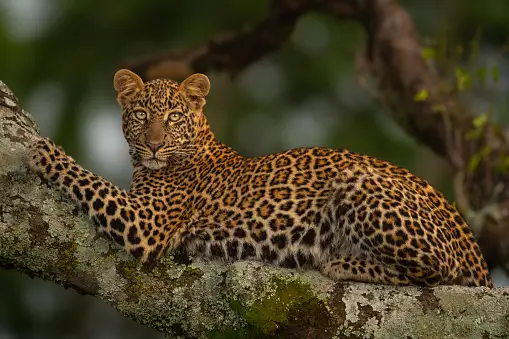
#> input picture img.webp, 509 x 339 px
$ python 1.py
#> lines starting #> are read from the running program, lines starting #| are printed output that depends on the picture
import cv2

# Read the image
image = cv2.imread('img.webp')
#> image is the input picture: shape (339, 509, 3); mean B, G, R 37.7, 63.5, 73.8

# Check if the image was successfully loaded
if image is None:
    print("Error: Unable to read the image.")
else:
    # Get the dimensions of the image
    height, width, _ = image.shape
#> height = 339; width = 509

    # Split the image into quadrants
    top_left = image[0:height//2, 0:width//2]
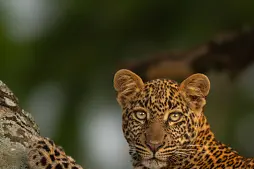
#> top_left: shape (169, 254, 3); mean B, G, R 37.5, 64.4, 70.9
    top_right = image[0:height//2, width//2:width]
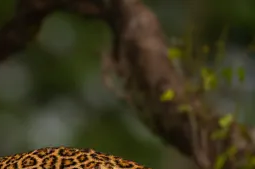
#> top_right: shape (169, 255, 3); mean B, G, R 29.2, 53.6, 57.8
    bottom_left = image[height//2:height, 0:width//2]
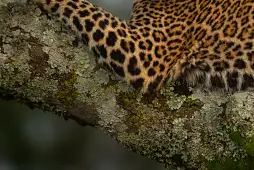
#> bottom_left: shape (170, 254, 3); mean B, G, R 39.3, 63.7, 75.3
    bottom_right = image[height//2:height, width//2:width]
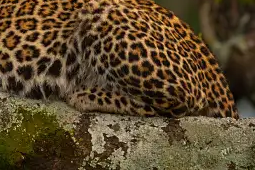
#> bottom_right: shape (170, 255, 3); mean B, G, R 44.7, 72.2, 91

    # Display each quadrant separately
    cv2.imshow('TLQ | 1JS21CS004', top_left)
    cv2.imshow('Top Right Quadrant', top_right)
    cv2.imshow('Bottom Left Quadrant', bottom_left)
    cv2.imshow('Bottom Right Quadrant', bottom_right)

    # Wait for any key to be pressed
    cv2.waitKey(0)
    cv2.destroyAllWindows()
